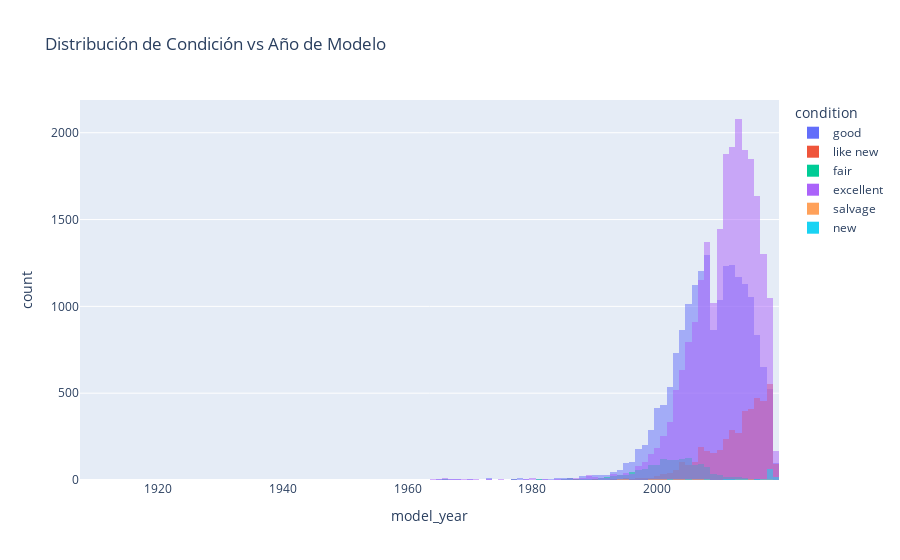

Notebook code for this chart:
### Code cell
# Histograma de condición vs año de modelo
fig_condition = px.histogram(car_df, x='model_year', color='condition',
                             barmode='overlay',
                             title='Distribución de Condición vs Año de Modelo')
fig_condition.show()

### Figure 1 — Plotly figure (JSON) as saved in the notebook; plotly's stock layout.template omitted (floating-point values rounded to 4 significant figures; data arrays with more than 128 entries replaced by an {"elided": "..."} marker saying what was removed)
{"data": [{"bingroup": "x", "hovertemplate": "condition=good<br>model_year=%{x}<br>count=%{y}<extra></extra>", "legendgroup": "good", "marker": {"color": "#636efa", "opacity": 0.5, "pattern": {"shape": ""}}, "name": "good", "orientation": "v", "showlegend": true, "type": "histogram", "x": {"elided": "20145 float values"}, "xaxis": "x", "yaxis": "y"}, {"bingroup": "x", "hovertemplate": "condition=like new<br>model_year=%{x}<br>count=%{y}<extra></extra>", "legendgroup": "like new", "marker": {"color": "#EF553B", "opacity": 0.5, "pattern": {"shape": ""}}, "name": "like new", "orientation": "v", "showlegend": true, "type": "histogram", "x": {"elided": "4742 float values"}, "xaxis": "x", "yaxis": "y"}, {"bingroup": "x", "hovertemplate": "condition=fair<br>model_year=%{x}<br>count=%{y}<extra></extra>", "legendgroup": "fair", "marker": {"color": "#00cc96", "opacity": 0.5, "pattern": {"shape": ""}}, "name": "fair", "orientation": "v", "showlegend": true, "type": "histogram", "x": {"elided": "1607 float values"}, "xaxis": "x", "yaxis": "y"}, {"bingroup": "x", "hovertemplate": "condition=excellent<br>model_year=%{x}<br>count=%{y}<extra></extra>", "legendgroup": "excellent", "marker": {"color": "#ab63fa", "opacity": 0.5, "pattern": {"shape": ""}}, "name": "excellent", "orientation": "v", "showlegend": true, "type": "histogram", "x": {"elided": "24773 float values"}, "xaxis": "x", "yaxis": "y"}, {"bingroup": "x", "hovertemplate": "condition=salvage<br>model_year=%{x}<br>count=%{y}<extra></extra>", "legendgroup": "salvage", "marker": {"color": "#FFA15A", "opacity": 0.5, "pattern": {"shape": ""}}, "name": "salvage", "orientation": "v", "showlegend": true, "type": "histogram", "x": [1999.0, 2008.0, 2012.0, 1995.0, 2003.0, 2005.0, 2008.0, 2001.0, 2001.0, 1998.0, 2001.0, 2003.0, 2008.0, 2000.0, 2005.0, 2014.0, 2003.0, 1997.0, NaN, 2009.0, 2013.0, 2006.0, 2015.0, 2018.0, 2006.0, 1994.0, 1995.0, 2019.0, 1995.0, 2018.0, 2000.0, 2014.0, NaN, 2004.0, 2001.0, 2015.0, 2007.0, 2004.0, 2014.0, 1999.0, NaN, 2007.0, NaN, 2013.0, 1999.0, 2015.0, 2013.0, 2003.0, 1977.0, 2014.0, 2000.0, 2017.0, 2017.0, 2014.0, 2014.0, 2004.0, 1995.0, 2013.0, NaN, 1999.0, 2002.0, 2010.0, NaN, 2004.0, 2018.0, 2003.0, 2008.0, NaN, NaN, 2017.0, 2017.0, 2017.0, 2009.0, 2001.0, 2002.0, 1996.0, NaN, 2010.0, 2002.0, 2007.0, 2000.0, NaN, 2001.0, 2005.0, 2001.0, 1993.0, 2005.0, 2012.0, 1999.0, 2003.0, 2016.0, 2006.0, 1994.0, 2008.0, 2014.0, 1993.0, 2005.0, 2006.0, 2001.0, 2011.0, 2008.0, 2004.0, 2015.0, 2007.0, 1986.0, 2013.0, NaN, 1994.0, 1999.0, 1997.0, 2008.0, NaN, 2017.0, 2013.0, 2002.0], "xaxis": "x", "yaxis": "y"}, {"bingroup": "x", "hovertemplate": "condition=new<br>model_year=%{x}<br>count=%{y}<extra></extra>", "legendgroup": "new", "marker": {"color": "#19d3f3", "opacity": 0.5, "pattern": {"shape": ""}}, "name": "new", "orientation": "v", "showlegend": true, "type": "histogram", "x": {"elided": "143 float values"}, "xaxis": "x", "yaxis": "y"}], "layout": {"barmode": "overlay", "legend": {"title": {"text": "condition"}, "tracegroupgap": 0}, "title": {"text": "Distribución de Condición vs Año de Modelo"}, "xaxis": {"anchor": "y", "domain": [0, 1], "title": {"text": "model_year"}}, "yaxis": {"anchor": "x", "domain": [0, 1], "title": {"text": "count"}}}}
